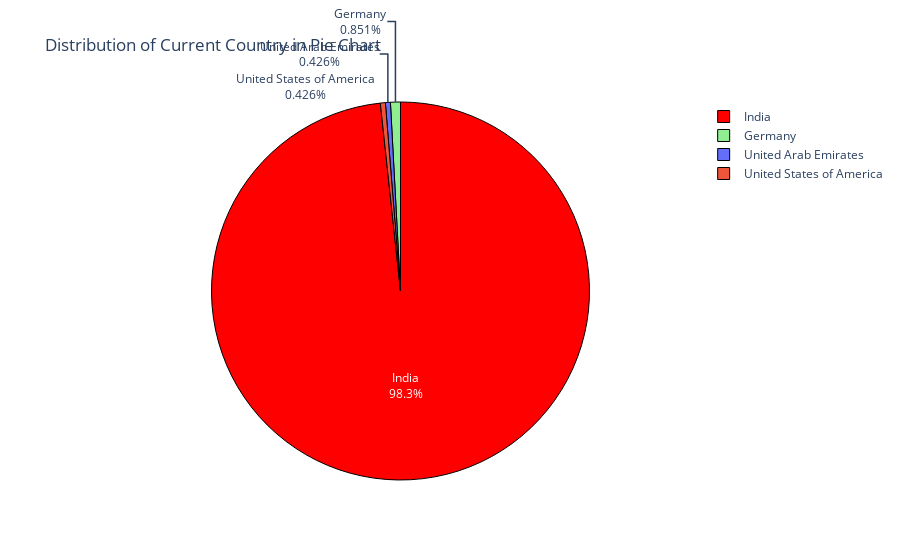

Notebook source saved alongside this figure:
### Code cell
# Assuming the column name is "Your Current Country."
country = data["Your Current Country."].value_counts()
label = country.index
counts = country.values
colors = ['red', 'lightgreen']

fig = go.Figure(data=[go.Pie(labels=label, values=counts)])

fig.update_layout(title_text="Distribution of Current Country in Pie Chart")

fig.update_traces(
    hoverinfo='label+percent',
    textinfo='label+percent',
    textfont_size=12,
    marker=dict(colors=colors, line=dict(color='black', width=1))
)

fig.show()

### Figure 1 — Plotly figure (JSON) as saved in the notebook; plotly's stock layout.template omitted (floating-point values rounded to 4 significant figures)
{"data": [{"hoverinfo": "label+percent", "labels": ["India", "Germany", "United Arab Emirates", "United States of America"], "marker": {"colors": ["red", "lightgreen"], "line": {"color": "black", "width": 1}}, "textfont": {"size": 12}, "textinfo": "label+percent", "type": "pie", "values": [231, 2, 1, 1]}], "layout": {"title": {"text": "Distribution of Current Country in Pie Chart"}}}
